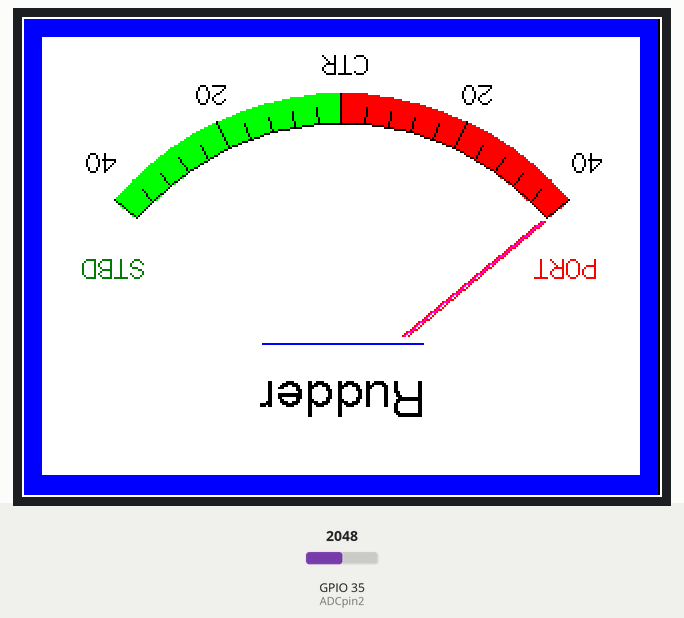
This sketch was run on a simulated ESP32. Shown: 320×240 colour display. Inputs (shaded band) come from the test bench; at power-on: GPIO 35 (ADCpin2) = 2048. What the sketch prints to the serial monitor is not drawn.

Above: at 1.5 s.
1.6 s: GPIO 35 (ADCpin2) set to 936
At 2.9 s:
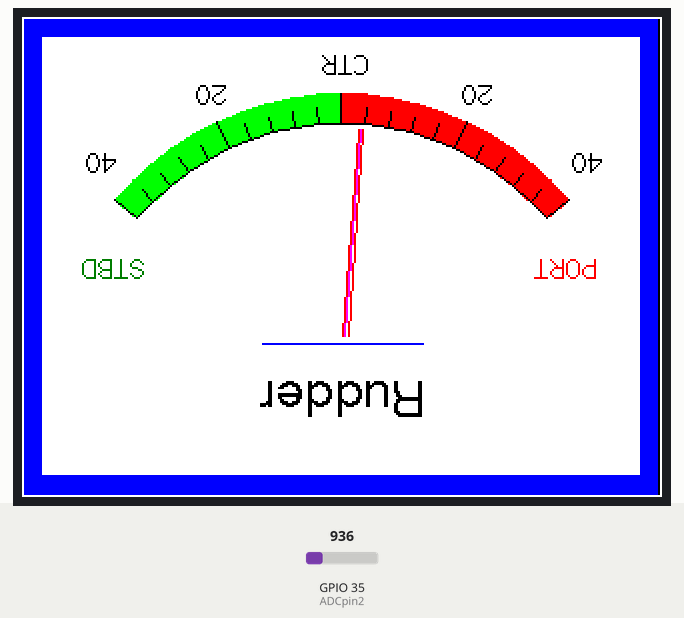
3.2 s: GPIO 35 (ADCpin2) set to 838
At 4.5 s:
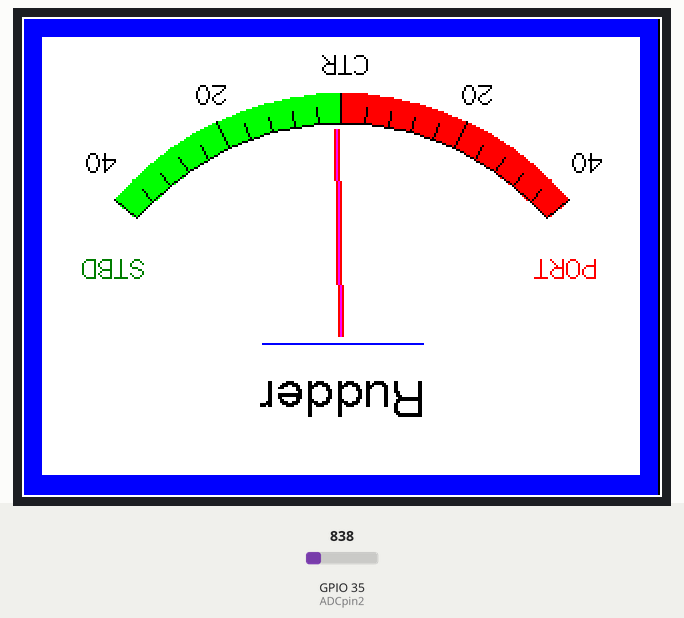
4.8 s: GPIO 35 (ADCpin2) set to 60
At 5.4 s:
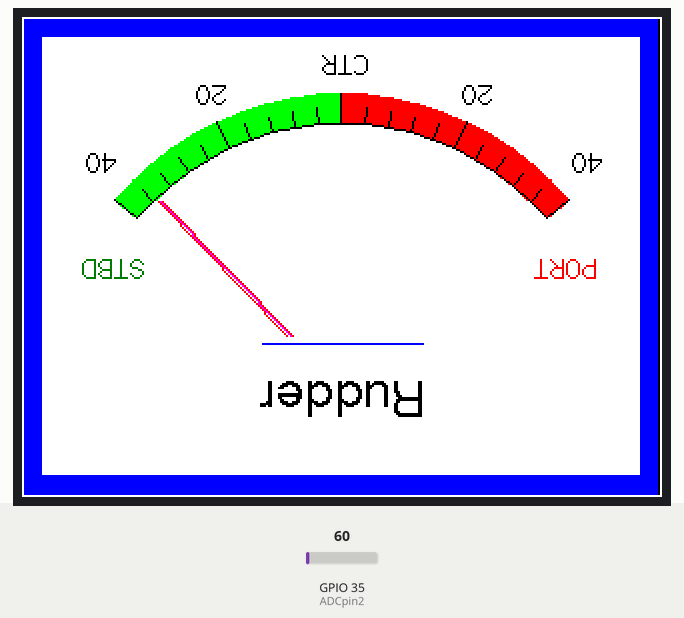
6.5 s: GPIO 35 (ADCpin2) set to 140
At 7.8 s:
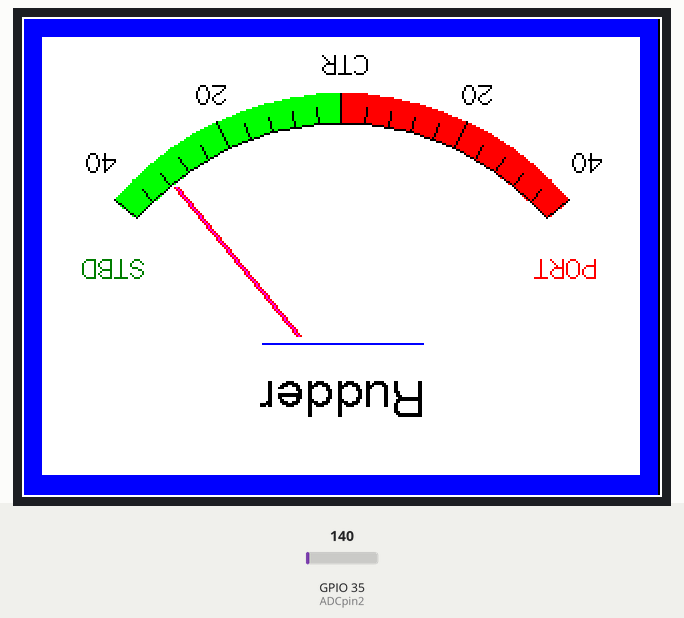
Timing chart, 0 to 9.0 s (numbered marks = the images above; inputs shaded):
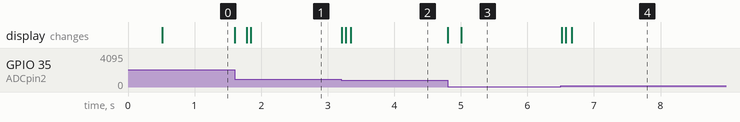

Measured:
- the behaviour switches between 865 and 864 on GPIO 35 (ADCpin2) (found by bisection; images 1 and 2)
- after the input at 1.6 s, the display: first changes at once (image 1 shows a later state)
- after the input at 3.2 s, the display: first changes at once (image 2 shows a later state)
- after the input at 4.8 s, the display: first changes at once (image 3 shows a later state)
- after the input at 6.5 s, the display: first changes at once (image 4 shows a later state)

The sketch:

Gauge_Meter_ili9341.ino
```cpp
/*
 Based on TFT_eSPI example analogue meter using a ILI9341 TFT LCD screen (320 x 240)

 Needs Font 2 and 4

 Make sure all the display driver and pin connections are correct by
 editing the User_Setup.h file in the TFT_eSPI library folder.

 This version is only for ESP32!!!

 Connection Display:
 Vin  > 5V
 GND  > GND
 CS   > 5
 RST  > 4
 DC   > 17 (TX2)
 MOSI > 23
 SCK  > 18
 LED  > 3.3V
 MISO > 19

 Rudder input: 35

 #########################################################################
 ###### DON'T FORGET TO UPDATE THE User_Setup.h FILE IN THE LIBRARY ######
 #########################################################################

Updated by Bodmer for variable meter size
Modified by Hans-JR.
 */

// Define meter size as 1 for tft.rotation(0) or 1.3333 for tft.rotation(1)
#define M_SIZE 1.3333

#define ADC_Calibration_Value1 250.0 // For resistor measure 5 Volt and 180 Ohm equals 100% plus 1K resistor.
// A 3.3V Zener Diode may be connected to input pin (Cathode to pin) and a 1k resistor from +5V to pin

#include <TFT_eSPI.h> // Hardware-specific library
#include <SPI.h>

TFT_eSPI tft = TFT_eSPI();       // Invoke custom library

#define TFT_GREY 0x5AEB

float ltx = 0;                                  // Saved x coord of bottom of needle
uint16_t osx = M_SIZE*120, osy = M_SIZE*120;    // Saved x & y coords
uint32_t updateTime = 0;                        // time for next update

int old_analog =  -999;                         // Value last displayed

int value[6] = {0, 0, 0, 0, 0, 0};
int old_value[6] = { -1, -1, -1, -1, -1, -1};
int d = 0;


float potValue = 0;

// Rudder position measure is connected to GPIO 35 (Analog ADC1_CH7)
const int ADCpin2 = 35;

void setup(void) {
  tft.init();
  tft.setRotation(1);
  Serial.begin(57600);        // For debug
  tft.fillScreen(TFT_BLACK);

  analogMeter();              // Draw analogue meter

  updateTime = millis();      // Next update time
}


// ReadVoltage is used to improve the linearity of the ESP32 ADC see: https://github.com/G6EJD/ESP32-ADC-Accuracy-Improvement-function

double ReadVoltage(byte pin) {
  double reading = analogRead(pin); // Reference voltage is 3v3 so maximum reading is 3v3 = 4095 in range 0 to 4095
  if (reading < 1 || reading > 4095) return 0;
  return (-0.000000000000016 * pow(reading, 4) + 0.000000000118171 * pow(reading, 3) - 0.000000301211691 * pow(reading, 2) + 0.001109019271794 * reading + 0.034143524634089) * 1000;
}

void loop() {


  potValue = ((potValue * 15) + (ReadVoltage(ADCpin2) * ADC_Calibration_Value1 / 4096)) / 16; // This implements a low pass filter to eliminate spike for ADC readings

  Serial.print("Final Value: ");
  Serial.println(potValue);            // filtered value
  if (potValue>100) potValue=100;

  plotNeedle(potValue, 0);
}


// #########################################################################
//  Draw the analogue meter on the screen
// #########################################################################
void analogMeter()
{

  // Meter outline

  tft.fillRect(0, 0, M_SIZE*239, M_SIZE*180, TFT_BLUE); // outher frame
  tft.fillRect(10, 10, M_SIZE*225, M_SIZE*165, TFT_WHITE); // background panel

  tft.drawLine(120, 163, 200, 163, TFT_BLUE); // line above needle

  tft.setTextColor(TFT_BLACK);  // Text colour

  // Draw ticks every 5 degrees from -50 to +50 degrees (100 deg. FSD swing)
  for (int i = -50; i < 51; i += 5) {
    // Long scale tick length
    int tl = 15;

    // Coodinates of tick to draw
    float sx = cos((i - 90) * 0.0174532925);
    float sy = sin((i - 90) * 0.0174532925);
    uint16_t x0 = sx * (M_SIZE*100 + tl) + M_SIZE*120;
    uint16_t y0 = sy * (M_SIZE*100 + tl) + M_SIZE*140;
    uint16_t x1 = sx * M_SIZE*100 + M_SIZE*120;
    uint16_t y1 = sy * M_SIZE*100 + M_SIZE*140;

    // Coordinates of next tick for zone fill
    float sx2 = cos((i + 5 - 90) * 0.0174532925);
    float sy2 = sin((i + 5 - 90) * 0.0174532925);
    int x2 = sx2 * (M_SIZE*100 + tl) + M_SIZE*120;
    int y2 = sy2 * (M_SIZE*100 + tl) + M_SIZE*140;
    int x3 = sx2 * M_SIZE*100 + M_SIZE*120;
    int y3 = sy2 * M_SIZE*100 + M_SIZE*140;

    // Green zone limits
    if (i >= -50 && i < 0) {
      tft.fillTriangle(x0, y0, x1, y1, x2, y2, TFT_GREEN);
      tft.fillTriangle(x1, y1, x2, y2, x3, y3, TFT_GREEN);
    }

    // Red zone limits
    if (i >= 0 && i < 50) {
      tft.fillTriangle(x0, y0, x1, y1, x2, y2, TFT_RED);
      tft.fillTriangle(x1, y1, x2, y2, x3, y3, TFT_RED);
    }

    // Short scale tick length
    if (i % 25 != 0) tl = 8;

    // Recalculate coords incase tick lenght changed
    x0 = sx * (M_SIZE*100 + tl) + M_SIZE*120;
    y0 = sy * (M_SIZE*100 + tl) + M_SIZE*140;
    x1 = sx * M_SIZE*100 + M_SIZE*120;
    y1 = sy * M_SIZE*100 + M_SIZE*140;

    // Draw tick
    tft.drawLine(x0, y0, x1, y1, TFT_BLACK);

    // Check if labels should be drawn, with position tweaks
    if (i % 25 == 0) {
      // Calculate label positions
      x0 = sx * (M_SIZE*100 + tl + 10) + M_SIZE*120;
      y0 = sy * (M_SIZE*100 + tl + 10) + M_SIZE*140;
      tft.setRotation(3);
      switch (i / 25) {
        case -2: tft.drawCentreString("40", x0, y0 + 75, 2); break;
        case -1: tft.drawCentreString("20", x0, y0 + 150, 2); break;
        case 0: tft.drawCentreString("CTR", x0, y0 + 180, 2); break;
        case 1: tft.drawCentreString("20", x0, y0 + 150, 2); break;
        case 2: tft.drawCentreString("40", x0, y0 + 75, 2); break;
      }
      tft.setRotation(1);
    }

    // Now draw the arc of the scale
    sx = cos((i + 5 - 90) * 0.0174532925);
    sy = sin((i + 5 - 90) * 0.0174532925);
    x0 = sx * M_SIZE*100 + M_SIZE*120;
    y0 = sy * M_SIZE*100 + M_SIZE*140;
    // Draw scale arc, don't draw the last part
    if (i < 50) tft.drawLine(x0, y0, x1, y1, TFT_BLACK);
  }

  tft.setTextColor(TFT_DARKGREEN);  // Text colour
  tft.setRotation(3);
  tft.drawString("STBD", M_SIZE*(5 + 230 - 40), M_SIZE*(100 - 20), 2); // Label right
  tft.setTextColor(TFT_RED);  // Text colour
  tft.drawString("PORT", M_SIZE*(5 + 60 - 40), M_SIZE*(100 - 20), 2);  //Label left
  tft.setTextColor(TFT_BLACK);  // Text colour
  tft.drawCentreString("Rudder", M_SIZE*120, M_SIZE*30, 4); // Label centre
  tft.drawRect(0, 0, 320, 240, TFT_WHITE);  // Draw bezel line
  tft.setRotation(1);

  plotNeedle(0, 0); // Put meter needle at 0
}

// #########################################################################
// Update needle position
// This function is blocking while needle moves, time depends on ms_delay
// 10ms minimises needle flicker if text is drawn within needle sweep area
// Smaller values OK if text not in sweep area, zero for instant movement but
// does not look realistic... (note: 100 increments for full scale deflection)
// #########################################################################
void plotNeedle(int value, byte ms_delay)
{

  if (value < -10) value = -10; // Limit value to emulate needle end stops
  if (value > 100) value = 100;

  // Move the needle until new value reached
  while (!(value == old_analog)) {
    if (old_analog < value) old_analog++;
    else old_analog--;

    if (ms_delay == 0) old_analog = value; // Update immediately if delay is 0

    float sdeg = map(old_analog, -10, 110, -150, -30); // Map value to angle
    // Calcualte tip of needle coords
    float sx = cos(sdeg * 0.0174532925);
    float sy = sin(sdeg * 0.0174532925);

    // Calculate x delta of needle start (does not start at pivot point)
    float tx = tan((sdeg + 90) * 0.0174532925);

    // Erase old needle image
    tft.drawLine(M_SIZE*(120 + 20 * ltx - 1), M_SIZE*(140 - 20), osx - 1, osy, TFT_WHITE);
    tft.drawLine(M_SIZE*(120 + 20 * ltx), M_SIZE*(140 - 20), osx, osy, TFT_WHITE);
    tft.drawLine(M_SIZE*(120 + 20 * ltx + 1), M_SIZE*(140 - 20), osx + 1, osy, TFT_WHITE);

    // Re-plot text under needle
    tft.setTextColor(TFT_BLACK);
//    tft.drawCentreString("Rudder", M_SIZE*120, M_SIZE*30, 4); // only required, if label interferres with needle

    // Store new needle end coords for next erase
    ltx = tx;
    osx = M_SIZE*(sx * 98 + 120);
    osy = M_SIZE*(sy * 98 + 140);

    // Draw the needle in the new postion, magenta makes needle a bit bolder
    // draws 3 lines to thicken needle
    tft.drawLine(M_SIZE*(120 + 20 * ltx - 1), M_SIZE*(140 - 20), osx - 1, osy, TFT_RED);
    tft.drawLine(M_SIZE*(120 + 20 * ltx), M_SIZE*(140 - 20), osx, osy, TFT_MAGENTA);
    tft.drawLine(M_SIZE*(120 + 20 * ltx + 1), M_SIZE*(140 - 20), osx + 1, osy, TFT_RED);

    // Slow needle down slightly as it approaches new postion
    if (abs(old_analog - value) < 10) ms_delay += ms_delay / 5;

    // Wait before next update
    delay(ms_delay);
  }
}
```
